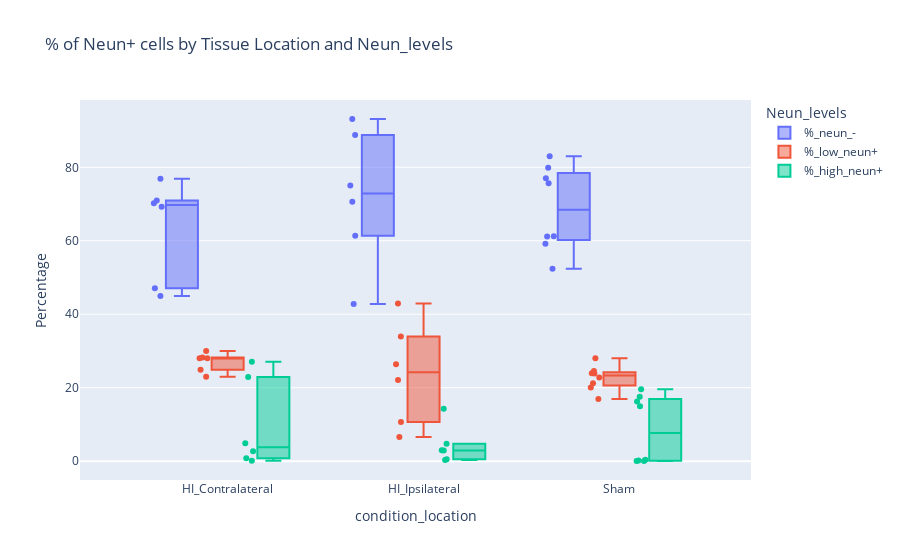

Source (notebook cell):
### Code cell
# Melt the dataframe to get it in long format
cluster_counts_melted = cluster_counts.melt(
    id_vars=['condition_location', 'filename'], 
    value_vars=['%_neun_-', '%_low_neun+', '%_high_neun+'], 
    var_name='Neun_levels', 
    value_name='Percentage'
)

# Create the box plot with the melted dataframe
fig = px.box(
    cluster_counts_melted,
    x='condition_location',
    y='Percentage',
    color='Neun_levels',
    points="all",  # Display all points
    hover_data=['filename'],
    title='% of Neun+ cells by Tissue Location and Neun_levels',
    boxmode='group'  # Group the box plots
)

# Show the plot
fig.show()

### Figure 1 — Plotly figure (JSON) as saved in the notebook; plotly's stock layout.template omitted (floating-point values rounded to 4 significant figures)
{"data": [{"alignmentgroup": "True", "boxpoints": "all", "customdata": [["HI 1 Contralateral Mouse 8 Slide09 GAD67green NeuNpink Reelinred 40x 4x4 technical replica 1"], ["HI 1 Contralateral Mouse 8 Slide09 GAD67green NeuNpink Reelinred 40x 4x4 technical replica 2"], ["HI 1 Ipsilateral Mouse 8 Slide16 GAD67green NeuNpink Reelinred 40x 4x4 technical replica 1"], ["HI 1 Ipsilateral Mouse 8 Slide16 GAD67green NeuNpink Reelinred 40x 4x4 technical replica 2"], ["HI 2 Contralateral Mouse 10 Slide08 GAD67green NeuNpink Reelinred 40x 4x4 technical replica 1"], ["HI 2 Contralateral Mouse 10 Slide08 GAD67green NeuNpink Reelinred 40x 4x4 technical replica 2"], ["HI 2 Ipsilateral Mouse 10 Slide08 GAD67green NeuNpink Reelinred 40x 4x4 technical replica 1"], ["HI 2 Ipsilateral Mouse 10 Slide08 GAD67green NeuNpink Reelinred 40x 4x4 technical replica 2"], ["HI 3 Contralateral Mouse 11 Slide09 GAD67green NeuNpink Reelinred 40x 4x4 technical replica 1"], ["HI 3 Contralateral Mouse 11 Slide09 GAD67green NeuNpink Reelinred 40x 4x4 technical replica 2"], ["HI 3 Ipsilateral Mouse 11 Slide09 GAD67green NeuNpink Reelinred 40x 4x4 technical replica 1"], ["HI 3 Ipsilateral Mouse 11 Slide09 GAD67green NeuNpink Reelinred 40x 4x4 technical replica 2"], ["Sham 1 Contralateral Mouse 6 Slide09 GAD67green NeuNpink Reelinred 40x 4x4 technical replica 1"], ["Sham 1 Contralateral Mouse 6 Slide09 GAD67green NeuNpink Reelinred 40x 4x4 technical replica 2"], ["Sham 1 Ipsilateral Mouse 6 Slide09 GAD67green NeuNpink Reelinred 40x 4x4 technical replica 1"], ["Sham 1 Ipsilateral Mouse 6 Slide09 GAD67green NeuNpink Reelinred 40x 4x4 technical replica 2"], ["Sham 2 Contralateral Mouse 7 Slide12 GAD67green NeuNpink Reelinred 40x 4x4 technical replica 1"], ["Sham 2 Contralateral Mouse 7 Slide12 GAD67green NeuNpink Reelinred 40x 4x4 technical replica 2"], ["Sham 2 Ipsilateral Mouse 7 Slide12 GAD67green NeuNpink Reelinred 40x 4x4 technical replica 1"], ["Sham 2 Ipsilateral Mouse 7 Slide12 GAD67green NeuNpink Reelinred 40x 4x4 technical replica 2"]], "hovertemplate": "Neun_levels=%_neun_-<br>condition_location=%{x}<br>Percentage=%{y}<br>filename=%{customdata[0]}<extra></extra>", "legendgroup": "%_neun_-", "marker": {"color": "#636efa"}, "name": "%_neun_-", "notched": false, "offsetgroup": "%_neun_-", "orientation": "v", "showlegend": true, "type": "box", "x": ["HI_Contralateral", "HI_Contralateral", "HI_Ipsilateral", "HI_Ipsilateral", "HI_Contralateral", "HI_Contralateral", "HI_Ipsilateral", "HI_Ipsilateral", "HI_Contralateral", "HI_Contralateral", "HI_Ipsilateral", "HI_Ipsilateral", "Sham", "Sham", "Sham", "Sham", "Sham", "Sham", "Sham", "Sham"], "x0": " ", "xaxis": "x", "y": [76.9, 70.23, 61.35, 42.82, 70.98, 69.23, 93.15, 88.8, 47.08, 44.94, 70.64, 75.04, 77.04, 83.01, 75.67, 79.89, 59.22, 61.22, 61.18, 52.35], "y0": " ", "yaxis": "y"}, {"alignmentgroup": "True", "boxpoints": "all", "customdata": [["HI 1 Contralateral Mouse 8 Slide09 GAD67green NeuNpink Reelinred 40x 4x4 technical replica 1"], ["HI 1 Contralateral Mouse 8 Slide09 GAD67green NeuNpink Reelinred 40x 4x4 technical replica 2"], ["HI 1 Ipsilateral Mouse 8 Slide16 GAD67green NeuNpink Reelinred 40x 4x4 technical replica 1"], ["HI 1 Ipsilateral Mouse 8 Slide16 GAD67green NeuNpink Reelinred 40x 4x4 technical replica 2"], ["HI 2 Contralateral Mouse 10 Slide08 GAD67green NeuNpink Reelinred 40x 4x4 technical replica 1"], ["HI 2 Contralateral Mouse 10 Slide08 GAD67green NeuNpink Reelinred 40x 4x4 technical replica 2"], ["HI 2 Ipsilateral Mouse 10 Slide08 GAD67green NeuNpink Reelinred 40x 4x4 technical replica 1"], ["HI 2 Ipsilateral Mouse 10 Slide08 GAD67green NeuNpink Reelinred 40x 4x4 technical replica 2"], ["HI 3 Contralateral Mouse 11 Slide09 GAD67green NeuNpink Reelinred 40x 4x4 technical replica 1"], ["HI 3 Contralateral Mouse 11 Slide09 GAD67green NeuNpink Reelinred 40x 4x4 technical replica 2"], ["HI 3 Ipsilateral Mouse 11 Slide09 GAD67green NeuNpink Reelinred 40x 4x4 technical replica 1"], ["HI 3 Ipsilateral Mouse 11 Slide09 GAD67green NeuNpink Reelinred 40x 4x4 technical replica 2"], ["Sham 1 Contralateral Mouse 6 Slide09 GAD67green NeuNpink Reelinred 40x 4x4 technical replica 1"], ["Sham 1 Contralateral Mouse 6 Slide09 GAD67green NeuNpink Reelinred 40x 4x4 technical replica 2"], ["Sham 1 Ipsilateral Mouse 6 Slide09 GAD67green NeuNpink Reelinred 40x 4x4 technical replica 1"], ["Sham 1 Ipsilateral Mouse 6 Slide09 GAD67green NeuNpink Reelinred 40x 4x4 technical replica 2"], ["Sham 2 Contralateral Mouse 7 Slide12 GAD67green NeuNpink Reelinred 40x 4x4 technical replica 1"], ["Sham 2 Contralateral Mouse 7 Slide12 GAD67green NeuNpink Reelinred 40x 4x4 technical replica 2"], ["Sham 2 Ipsilateral Mouse 7 Slide12 GAD67green NeuNpink Reelinred 40x 4x4 technical replica 1"], ["Sham 2 Ipsilateral Mouse 7 Slide12 GAD67green NeuNpink Reelinred 40x 4x4 technical replica 2"]], "hovertemplate": "Neun_levels=%_low_neun+<br>condition_location=%{x}<br>Percentage=%{y}<br>filename=%{customdata[0]}<extra></extra>", "legendgroup": "%_low_neun+", "marker": {"color": "#EF553B"}, "name": "%_low_neun+", "notched": false, "offsetgroup": "%_low_neun+", "orientation": "v", "showlegend": true, "type": "box", "x": ["HI_Contralateral", "HI_Contralateral", "HI_Ipsilateral", "HI_Ipsilateral", "HI_Contralateral", "HI_Contralateral", "HI_Ipsilateral", "HI_Ipsilateral", "HI_Contralateral", "HI_Contralateral", "HI_Ipsilateral", "HI_Ipsilateral", "Sham", "Sham", "Sham", "Sham", "Sham", "Sham", "Sham", "Sham"], "x0": " ", "xaxis": "x", "y": [22.99, 24.9, 33.92, 42.92, 28.25, 28.04, 6.555, 10.65, 30.01, 28.01, 26.4, 22.08, 22.79, 16.94, 23.96, 20.06, 24.52, 21.21, 23.89, 28.03], "y0": " ", "yaxis": "y"}, {"alignmentgroup": "True", "boxpoints": "all", "customdata": [["HI 1 Contralateral Mouse 8 Slide09 GAD67green NeuNpink Reelinred 40x 4x4 technical replica 1"], ["HI 1 Contralateral Mouse 8 Slide09 GAD67green NeuNpink Reelinred 40x 4x4 technical replica 2"], ["HI 1 Ipsilateral Mouse 8 Slide16 GAD67green NeuNpink Reelinred 40x 4x4 technical replica 1"], ["HI 1 Ipsilateral Mouse 8 Slide16 GAD67green NeuNpink Reelinred 40x 4x4 technical replica 2"], ["HI 2 Contralateral Mouse 10 Slide08 GAD67green NeuNpink Reelinred 40x 4x4 technical replica 1"], ["HI 2 Contralateral Mouse 10 Slide08 GAD67green NeuNpink Reelinred 40x 4x4 technical replica 2"], ["HI 2 Ipsilateral Mouse 10 Slide08 GAD67green NeuNpink Reelinred 40x 4x4 technical replica 1"], ["HI 2 Ipsilateral Mouse 10 Slide08 GAD67green NeuNpink Reelinred 40x 4x4 technical replica 2"], ["HI 3 Contralateral Mouse 11 Slide09 GAD67green NeuNpink Reelinred 40x 4x4 technical replica 1"], ["HI 3 Contralateral Mouse 11 Slide09 GAD67green NeuNpink Reelinred 40x 4x4 technical replica 2"], ["HI 3 Ipsilateral Mouse 11 Slide09 GAD67green NeuNpink Reelinred 40x 4x4 technical replica 1"], ["HI 3 Ipsilateral Mouse 11 Slide09 GAD67green NeuNpink Reelinred 40x 4x4 technical replica 2"], ["Sham 1 Contralateral Mouse 6 Slide09 GAD67green NeuNpink Reelinred 40x 4x4 technical replica 1"], ["Sham 1 Contralateral Mouse 6 Slide09 GAD67green NeuNpink Reelinred 40x 4x4 technical replica 2"], ["Sham 1 Ipsilateral Mouse 6 Slide09 GAD67green NeuNpink Reelinred 40x 4x4 technical replica 1"], ["Sham 1 Ipsilateral Mouse 6 Slide09 GAD67green NeuNpink Reelinred 40x 4x4 technical replica 2"], ["Sham 2 Contralateral Mouse 7 Slide12 GAD67green NeuNpink Reelinred 40x 4x4 technical replica 1"], ["Sham 2 Contralateral Mouse 7 Slide12 GAD67green NeuNpink Reelinred 40x 4x4 technical replica 2"], ["Sham 2 Ipsilateral Mouse 7 Slide12 GAD67green NeuNpink Reelinred 40x 4x4 technical replica 1"], ["Sham 2 Ipsilateral Mouse 7 Slide12 GAD67green NeuNpink Reelinred 40x 4x4 technical replica 2"]], "hovertemplate": "Neun_levels=%_high_neun+<br>condition_location=%{x}<br>Percentage=%{y}<br>filename=%{customdata[0]}<extra></extra>", "legendgroup": "%_high_neun+", "marker": {"color": "#00cc96"}, "name": "%_high_neun+", "notched": false, "offsetgroup": "%_high_neun+", "orientation": "v", "showlegend": true, "type": "box", "x": ["HI_Contralateral", "HI_Contralateral", "HI_Ipsilateral", "HI_Ipsilateral", "HI_Contralateral", "HI_Contralateral", "HI_Ipsilateral", "HI_Ipsilateral", "HI_Contralateral", "HI_Contralateral", "HI_Ipsilateral", "HI_Ipsilateral", "Sham", "Sham", "Sham", "Sham", "Sham", "Sham", "Sham", "Sham"], "x0": " ", "xaxis": "x", "y": [0.107, 4.867, 4.734, 14.26, 0.7698, 2.732, 0.2957, 0.5503, 22.91, 27.05, 2.955, 2.883, 0.1688, 0.05051, 0.3638, 0.05131, 16.26, 17.57, 14.93, 19.61], "y0": " ", "yaxis": "y"}], "layout": {"boxmode": "group", "legend": {"title": {"text": "Neun_levels"}, "tracegroupgap": 0}, "title": {"text": "% of Neun+ cells by Tissue Location and Neun_levels"}, "xaxis": {"anchor": "y", "domain": [0, 1], "title": {"text": "condition_location"}}, "yaxis": {"anchor": "x", "domain": [0, 1], "title": {"text": "Percentage"}}}}
